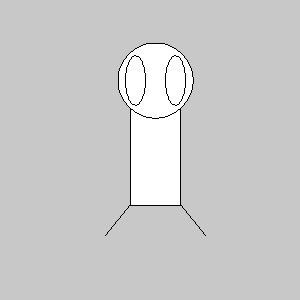
Frame 1 (no input)
Frame 60 (the mouse pressed at the canvas centre just before this capture): identical to frame 1, image omitted
Frame 120 (the mouse held since frame 60 and released just before this capture): identical to frame 1, image omitted

The Processing sketch that drew this single still picture (run headless with seeded random() and noise(); from frame 60 on, the mouse is pressed at the canvas centre):

// Processing sketch: processing_125305
// ── processing_125305.pde

void setup() {
  size(300, 300);
  noSmooth();
  background(200);
}

void draw() {
fill (255);
rect(130, 105, 50, 100);
ellipse(155, 80, 75, 75);
ellipse(135, 80, 20, 50);
ellipse(175, 80, 20, 50);
line(130, 204, 105, 235);
line(180, 204, 205, 235);
}
